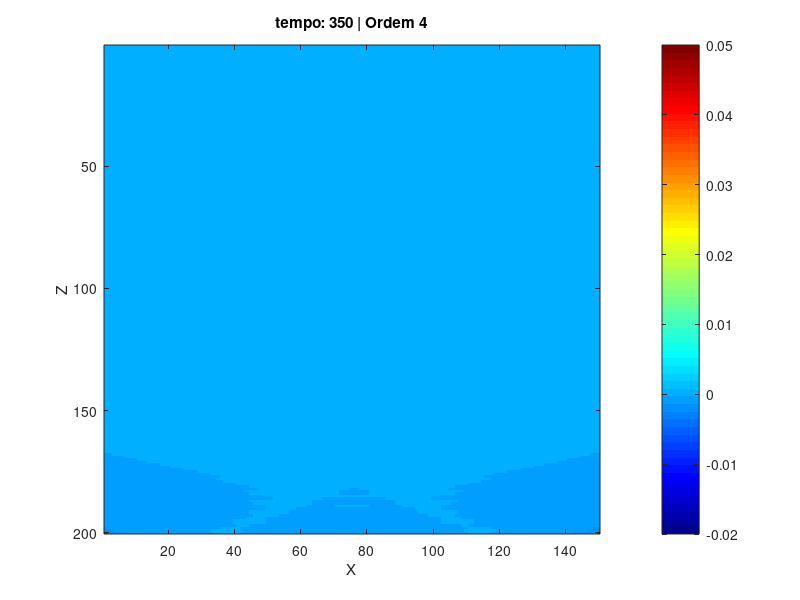

Recreate this plot in MATLAB.
clear; clc; close all;

M = 4; %ordem

Nx = 150; %dominio
Nz = 200;

h = 8.5;
c = 1500.0;
dt = 0.004;
S = c * dt / h;
tempo = 350;


m = max(1, M);
U = zeros(Nx, Nz, tempo + m);

%parametros da fonte
t0 = 0.1;
s = 0.02;
x0 = round(Nx/2);
z0 = 2;

%criando o termo elevado a M
c1 = (S - 1) / (S + 1);
c2 = [1, -c1; c1, -1];
c3 = 1;

if M > 0
    for i = 1:M
        c3 = conv2(c3, c2);
    end
end

figure;


for n = 1:tempo
    t = n * dt;

    p = n + m; %para ficar certo os indices na matriz

    %interior
    U(2:Nx-1, 2:Nz-1, p+1) = 2*U(2:Nx-1, 2:Nz-1, p) - U(2:Nx-1, 2:Nz-1, p-1) + ...
        (S^2) * (U(3:Nx, 2:Nz-1, p) - 2*U(2:Nx-1, 2:Nz-1, p) + U(1:Nx-2, 2:Nz-1, p) + ...
                 U(2:Nx-1, 3:Nz, p) - 2*U(2:Nx-1, 2:Nz-1, p) + U(2:Nx-1, 1:Nz-2, p));

    %fonte
    f = exp(-((t - t0) / s)^2);
    U(x0, z0, p+1) = U(x0, z0, p+1) + f;

    %condição para ter a superficie rigida
    U(:, 1, p+1) = 0;

    %agora é a condição de transparencia
    if M == 0
        U(1, :, p+1) = 0; U(Nx, :, p+1) = 0; U(:, Nz, p+1) = 0;
    else
        U(1, :, p+1) = 0; U(Nx, :, p+1) = 0; U(:, Nz, p+1) = 0;

        for i = 1:M+1
            for j = 1:M+1
                if i==1 && j==1; continue; end
                c = c3(i,j);
                tn = p - i + 2;

                U(1, :, p+1) = U(1, :, p+1) - c * U(j, :, tn); %esquerda

                U(Nx, :, p+1) = U(Nx, :, p+1) - c * U(Nx - j + 1, :, tn); %direita

                U(:, Nz, p+1) = U(:, Nz, p+1) - c * U(:, Nz - j + 1, tn); %fundo
            end
        end
    end


    if mod(n, 5) == 0
        imagesc(U(:,:,p)'); %plota no instante p, pois é onde começa
        caxis([-0.02 0.05]);
        colormap(jet);
        colorbar;
        title(sprintf('tempo: %d | Ordem %d', n, M));
        xlabel('X'); ylabel('Z');
        drawnow;
    end
end
